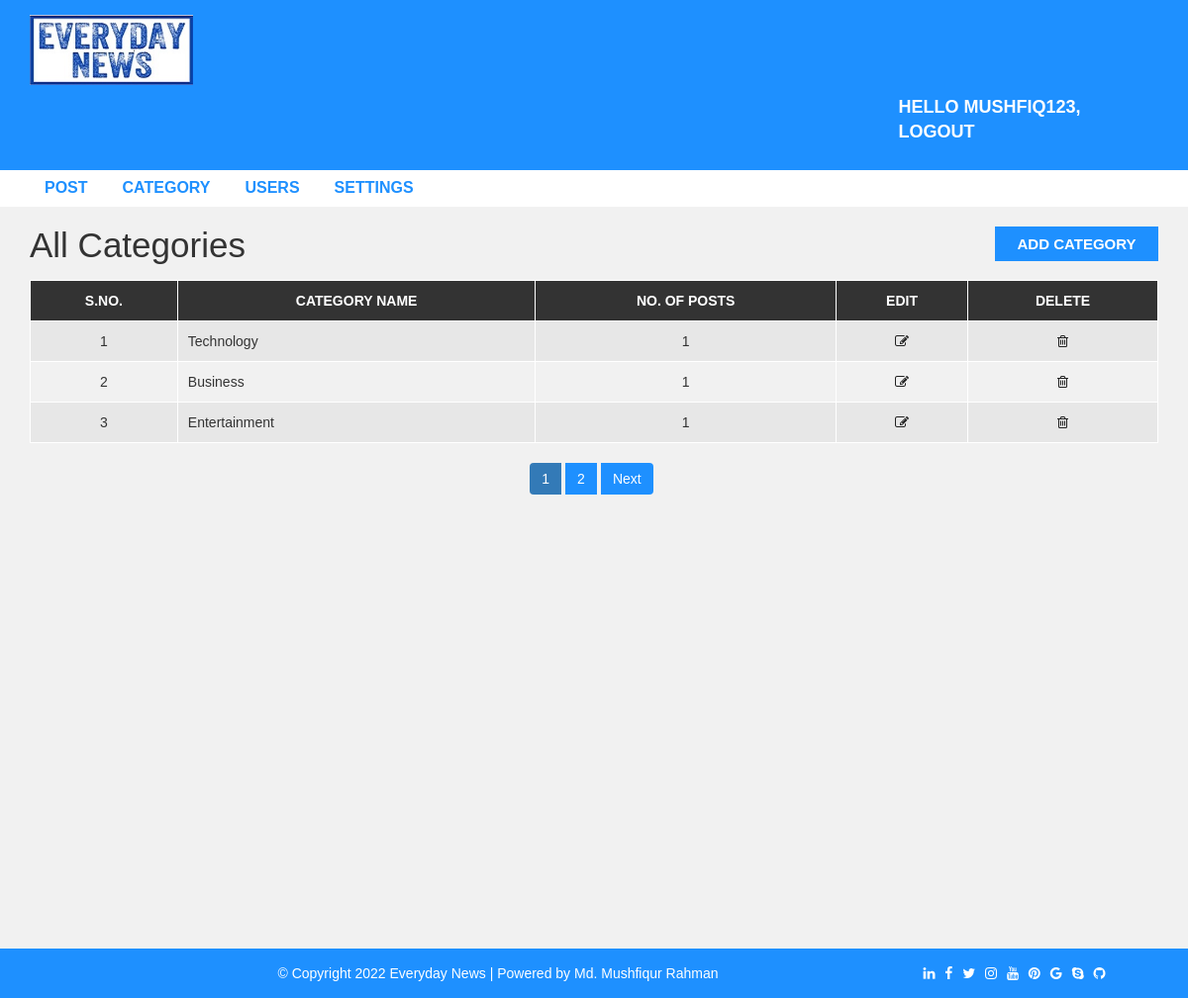
/admin/category.php (signed in), run on the app's committed database.
### tables this page shows
CREATE TABLE `settings` (
  `websitename` varchar(60) NOT NULL,
  `logo` varchar(60) NOT NULL,
  `footerdesc` varchar(255) NOT NULL
);

CREATE TABLE `category` (
  `category_id` int(11) NOT NULL,
  `category_name` varchar(100) NOT NULL,
  `post` int(11) NOT NULL DEFAULT 0
);

### admin/category.php (the view, shortened to what this page needs)
<?php include "header.php";
?>
<div id="admin-content">
    <div class="container">
        <div class="row">
            <div class="col-md-10">
                <h1 class="admin-heading">All Categories</h1>
            </div>
            <div class="col-md-2">
                <a class="add-new" href="add-category.php">add category</a>
            </div>
            <div class="col-md-12">
                <?php
                include 'config.php';
                $limit = 3;
                if (isset($_GET['page'])) {
                $page = $_GET['page'];
                    }else{$page = 1;
                    }
                $offset = ($page - 1) * $limit;
                $sql = "SELECT * FROM category ORDER BY category_id DESC LIMIT {$offset}, {$limit}";
                $result = mysqli_query($conn, $sql) or die("Connection Failed");
                if (mysqli_num_rows($result) > 0) {
                 ?>
                <table class="content-table">
                    <thead>
                        <th>S.No.</th>
                        <th>Category Name</th>
                        <th>No. of Posts</th>
                        <th>Edit</th>
                        <th>Delete</th>
                    </thead>
                    <tbody>
                        <?php
                            $serial = $offset +1;
                          while ($row = mysqli_fetch_assoc($result)) {
                         ?>
                        <tr>
                            <td class='id'><?php echo $serial; ?></td>
                            <td><?php echo $row['category_name']; ?></td>
                            <td><?php echo $row['post']; ?></td>
                            <td class='edit'><a href='update-category.php?id=<?php echo $row["category_id"]; ?>'><i class='fa fa-edit'></i></a></td>
                            <td class='delete'><a href='delete-category.php?id=<?php echo $row["category_id"]; ?>'><i class='fa fa-trash-o'></i></a></td>
                        </tr>
                    <?php
                    $serial++;
                } ?>
                    </tbody>
                </table>
            <?php }
            $sql = "SELECT * from category";
            $result = mysqli_query($conn,$sql) or die("Query Failed");
            if (mysqli_num_rows($result) >1) {
              $total_records = mysqli_num_rows($result);
              $total_page = ceil($total_records/$limit);
              echo "<ul class='pagination admin-pagination'>";
              for ($i=1; $i<=$total_page ; $i++) {
                if ($i== $page) {
                  $active = "active";
                }else{
                  $active = "";
                }
                echo "<li class='". $active."'><a href='category.php?page=".$i."'>".$i."</a></li>";
              }
               if ($total_page >$page) {
                 echo "<li> <a href='category.php?page=".($page+1)."'>Next</a></li>";
               }
              echo "</ul>";
            }
            ?>
            </div>
        </div>
    </div>
</div>
<?php include "footer.php"; ?>

### admin/header.php (shortened to what this page needs)
<!DOCTYPE html>
<html lang="en">
<head>
  <link rel="stylesheet" href="../css/bootstrap.min.css" />
  <link rel="stylesheet" href="../css/font-awesome.css">
  <link rel="stylesheet" href="../css/style.css">
</head>
<body>
  <div id="header-admin">
    <div class="container">
      <div class="row">
        <div class="col-md-2">
          <?php
          include "config.php";
          $sql = "SELECT * FROM settings";
          $result = mysqli_query($conn, $sql) or die("Query Failed.");
          if(mysqli_num_rows($result) > 0){
            while($row = mysqli_fetch_assoc($result)) {
              if ($row['logo'] == "") {
                echo '<a href="index.php"><h1>' . $row['websitename'].'</h1></a>';
              }else{
                echo '<a href="post.php"><img class="logo" src="images/'.$row['logo'].'"></a>';
              }
            }
          }
          ?>
        </div>
        <div class="col-md-offset-9  col-md-3">
          <a href="logout.php" class="admin-logout" >Hello <?php echo $_SESSION['username'] . ", "; ?>logout</a>
        </div>
      </div>
    </div>
  </div>
  <div id="admin-menubar">
    <div class="container">
      <div class="row">
        <div class="col-md-12">
          <ul class="admin-menu">
            <li>
              <a href="post.php">Post</a>
            </li>
            <?php
            if ($_SESSION['user_role'] == '1') {
              ?>
              <li>
                <a href="category.php">Category</a>
              </li>
              <li>
                <a href="users.php">Users</a>
              </li>
              <li>
                <a href="settings.php">Settings</a>
              </li>
            <?php } ?>
          </ul>
        </div>
      </div>
    </div>
  </div>

### admin/footer.php
<div id ="footer">
    <div class="container">
        <div class="row">
            <div class="col-md-12">
                <?php
                  include "config.php";
                  $sql = "SELECT * FROM settings";
                  $result = mysqli_query($conn, $sql) or die("Query Failed.");
                  if(mysqli_num_rows($result) > 0){
                    while($row = mysqli_fetch_assoc($result)) {
                ?>
                 <span style="margin: 0px 200px;"><?php echo $row['footerdesc'] ?></span>
                <span>
                    <a href="#" style="margin: 0px 3px;" class="fa fa-linkedin"></a>
                    <a href="#" style="margin: 0px 3px;" class="fa fa-facebook"></a>
                    <a href="#" style="margin: 0px 3px;" class="fa fa-twitter"></a>
                    <a href="#" style="margin: 0px 3px;" class="fa fa-instagram"></a>
                    <a href="#" style="margin: 0px 3px;" class="fa fa-youtube"></a>
                    <a href="#" style="margin: 0px 3px;" class="fa fa-pinterest"></a>
                    <a href="#" style="margin: 0px 3px;" class="fa fa-google"></a>
                    <a href="#" style="margin: 0px 3px;" class="fa fa-skype"></a>
                    <a href="#" style="margin: 0px 3px;" class="fa fa-github"></a>
                </span>
                <?php
                    }
                }
                 ?>
            </div>
        </div>
    </div>
</div>
</body>
</html>

### css/style.css (style rules this page uses)
body { background: #f1f1f1; font-family: sans-serif,arial,Helvetica; }
a, a:hover, a:focus { text-decoration: none; outline: none; }
ul { margin:0; padding:0; list-style:none; }
img.logo { width: 100%; height: auto; display: block; }
#header-admin { background-color: #1E90FF; padding: 15px 0; }
#header-admin .admin-logout { margin: 10px 0; color: #fff; font-size: 18px; font-weight: 600; text-transform: uppercase; display: inline-block; }
#admin-menubar { background-color: #fff; }
#admin-menubar .admin-menu { font-size: 0; }
#admin-menubar .admin-menu li { display: inline-block; margin: 0 5px 0 0; }
#admin-menubar .admin-menu li a { color: #1E90FF; font-size: 16px; font-weight: 600; text-transform: uppercase; padding: 7px 15px; display: block; transition: all 0.3s; }
#admin-content { padding: 20px 0; min-height: 750px; }
#admin-content .admin-heading { font-size: 35px; margin: 0 0 15px; }
#admin-content .add-new { color: #fff; background-color: #1E90FF; font-size: 15px; font-weight: 600; text-align: center; text-transform: uppercase; padding: 7px 10px; display: block; transition: all 0.3s; }
#admin-content .content-table { border: 1px solid #000; width: 100%; margin: 0 0 20px; }
#admin-content .content-table thead { color: #fff; background-color: #333; }
#admin-content .content-table th { padding: 10px; border: 1px solid #fff; font-weight: 600; text-align: center; text-transform: uppercase; }
#admin-content .content-table tbody { color: #333; }
#admin-content .content-table tbody tr { background-color: #e7e7e7; }
#admin-content .content-table tbody tr:nth-child(even) { background-color: transparent; }
#admin-content .content-table tbody td { padding: 10px; border: 1px solid #fff; text-align: center; }
#admin-content .content-table tbody td:nth-child(2) { text-align: left; }
#admin-content .admin-pagination { margin: 0; }
#admin-content .admin-pagination li a { display: block; }
.id, .edit, .delete { text-align:center; }
.pagination { display: block; text-align: center; margin: 0; }
.pagination li { display:inline-block; margin: 0 5px 0 0; }
.pagination li a { border: none; background: #1e90ff; color: #fff; }
i.fa { color:#222; }
#footer { color: #fff; padding:15px 0; text-align:center; background-color:#1e90ff; }
#footer a { color:#fff; }

### data on the page
settings: logo (picture), footerdesc "© Copyright 2022 Everyday News | Powered by Md. Mushfiqur Rahman"
category: category_name "Technology", post "1"
category: category_name "Business", post "1"
category: category_name "Entertainment", post "1"

### other printed values
$_SESSION['username'] "MUSHFIQ123"
